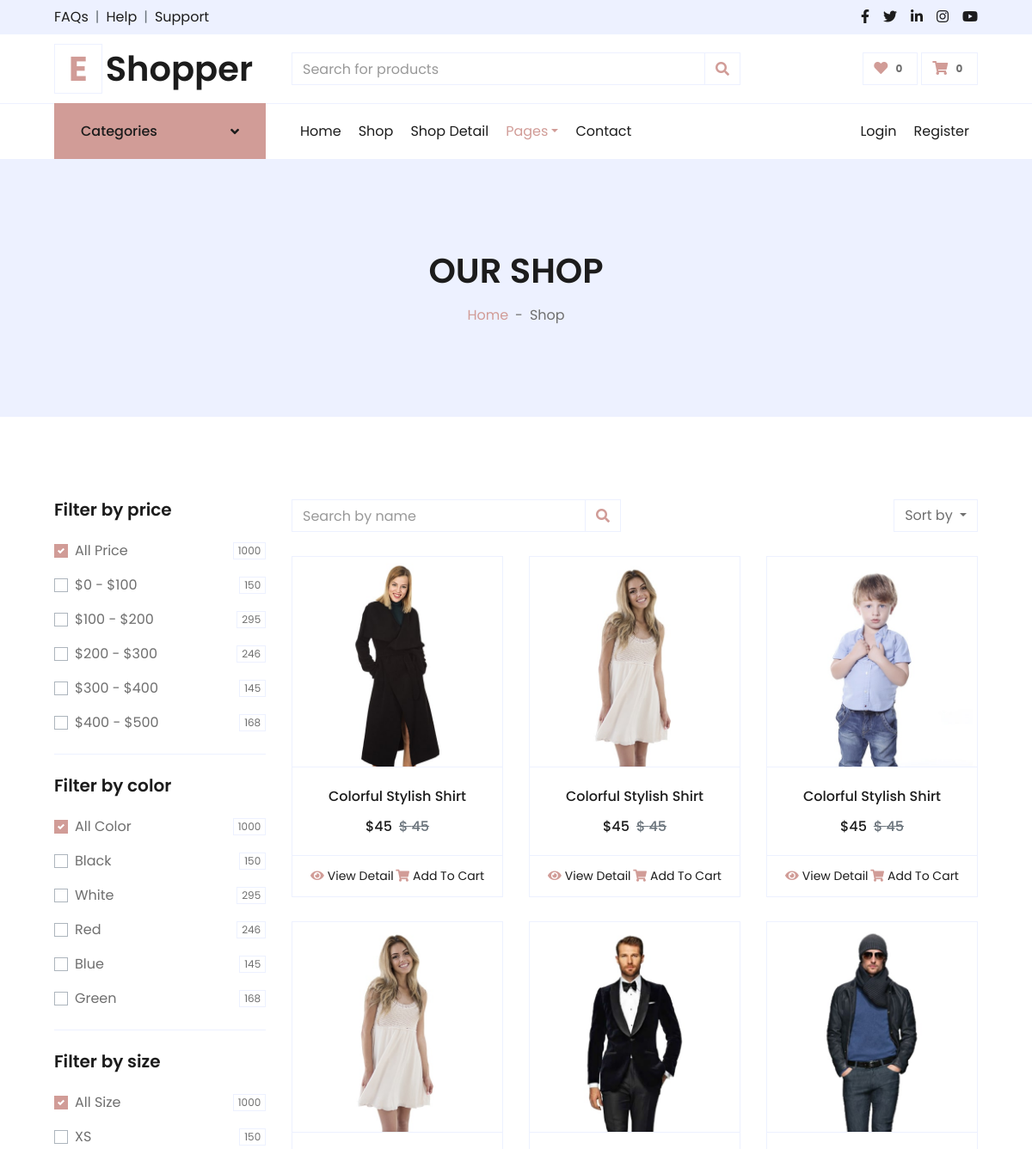
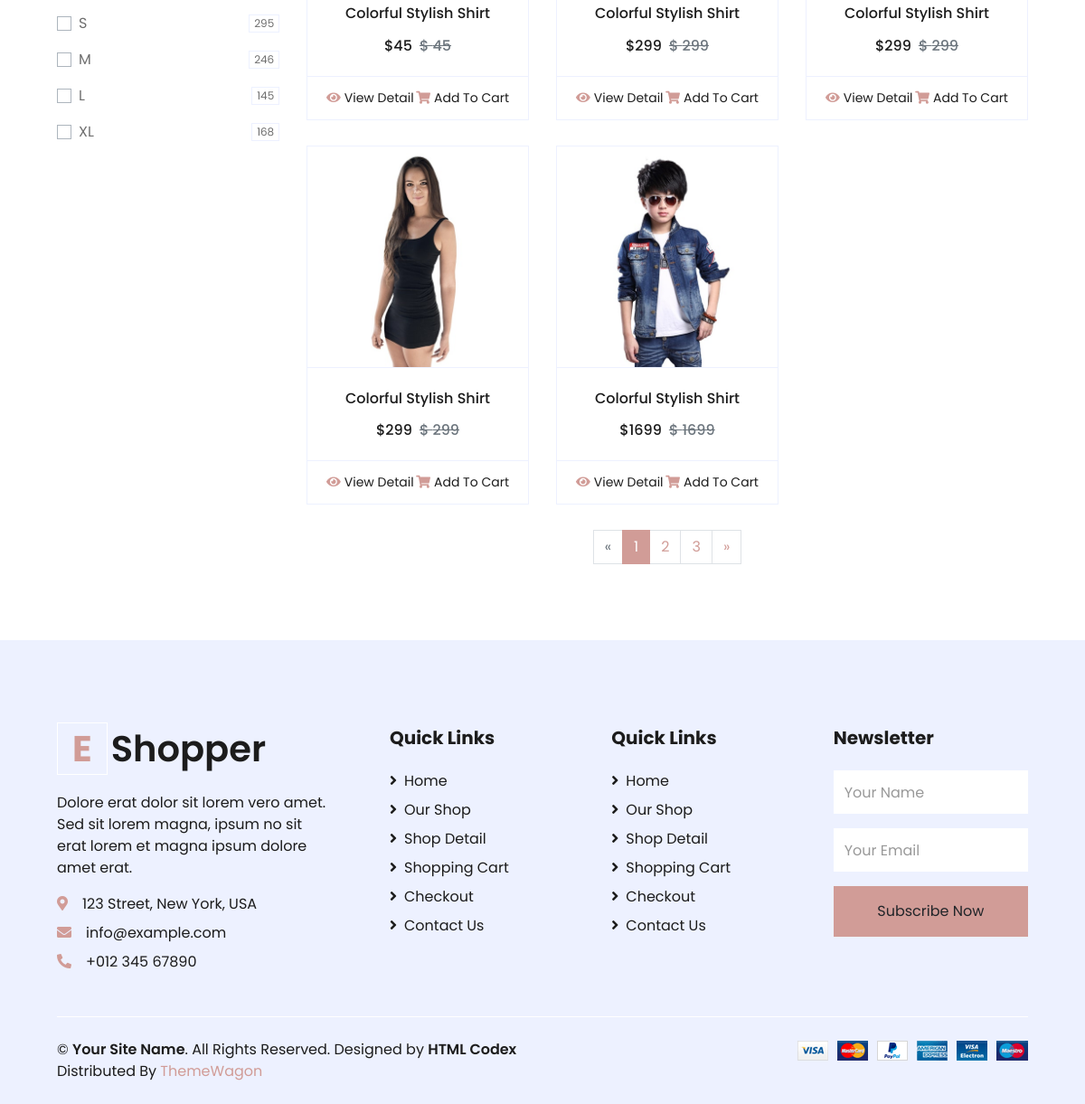
The app's page /shop?order=rating with its own data (2 pictures, top to bottom).
### app/models.py (models this page shows)
class Product(models.Model):
    date = models.DateField()
    popularity = models.IntegerField()
    rating = models.IntegerField()
    name = models.CharField(max_length=50)
    price = models.IntegerField()
    img_name = models.CharField(max_length=100)

### app/views.py (the view)
# urls.py: path('shop',views.shop,name='shop'),
def shop(r):
    try:
        order = r.GET.get('order')
        order_by = r.GET.get("order_by")
        if order_by is None:order_by="year"
        if order is None:order='date'
        if order=="date":
            increasing=True
            products = Product.objects.annotate(year_field=Extract("date",order_by))
            lst_ = []
            for i in products:
                lst_.append({"product":i,"order_by_value":i.year_field})
            lst_ =sorted(lst_,key=lambda d:d["order_by_value"],reverse=increasing)
            i=0
            lst__=[]
            while i<len(products):lst__.append(lst_[i]["product"]);i+=1
            products=lst__
        elif order=="popularity":
            products = Product.objects.order_by("popularity")
            if order_by=="descending":
                products=products.reverse()
        else:
            products=Product.objects.order_by("rating")
            if order_by=="descending":
                products=products.reverse()
        return render(r,'shop.html',{
            "products":products
        })
    except Exception as e:
        return render(r,"shop.html",{
            "products":Product.objects.all()
        })

### app/templates/shop.html (shortened to what this page needs)
{% extends "layout.html" %}
{% load static %}
{% block content %}
    <div class="container-fluid bg-secondary mb-5">
        <div class="d-flex flex-column align-items-center justify-content-center" style="min-height: 300px">
            <h1 class="font-weight-semi-bold text-uppercase mb-3">Our Shop</h1>
            <div class="d-inline-flex">
                <p class="m-0"><a href="{% url "index" %}">Home</a></p>
                <p class="m-0 px-2">-</p>
                <p class="m-0">Shop</p>
            </div>
        </div>
    </div>
    <div class="container-fluid pt-5">
        <div class="row px-xl-5">
            <div class="col-lg-3 col-md-12">
                <div class="border-bottom mb-4 pb-4">
                    <h5 class="font-weight-semi-bold mb-4">Filter by price</h5>
                    <form>
                        <div class="custom-control custom-checkbox d-flex align-items-center justify-content-between mb-3">
                            <label class="custom-control-label" for="price-all">All Price</label>
                            <span class="badge border font-weight-normal">1000</span>
                        </div>
                        <div class="custom-control custom-checkbox d-flex align-items-center justify-content-between mb-3">
                            <label class="custom-control-label" for="price-1">$0 - $100</label>
                            <span class="badge border font-weight-normal">150</span>
                        </div>
                        <div class="custom-control custom-checkbox d-flex align-items-center justify-content-between mb-3">
                            <label class="custom-control-label" for="price-2">$100 - $200</label>
                            <span class="badge border font-weight-normal">295</span>
                        </div>
                        <div class="custom-control custom-checkbox d-flex align-items-center justify-content-between mb-3">
                            <label class="custom-control-label" for="price-3">$200 - $300</label>
                            <span class="badge border font-weight-normal">246</span>
                        </div>
                        <div class="custom-control custom-checkbox d-flex align-items-center justify-content-between mb-3">
                            <label class="custom-control-label" for="price-4">$300 - $400</label>
                            <span class="badge border font-weight-normal">145</span>
                        </div>
                        <div class="custom-control custom-checkbox d-flex align-items-center justify-content-between">
                            <label class="custom-control-label" for="price-5">$400 - $500</label>
                            <span class="badge border font-weight-normal">168</span>
                        </div>
                    </form>
                </div>
                <div class="border-bottom mb-4 pb-4">
                    <h5 class="font-weight-semi-bold mb-4">Filter by color</h5>
                    <form>
                        <div class="custom-control custom-checkbox d-flex align-items-center justify-content-between mb-3">
                            <label class="custom-control-label" for="price-all">All Color</label>
                            <span class="badge border font-weight-normal">1000</span>
                        </div>
                        <div class="custom-control custom-checkbox d-flex align-items-center justify-content-between mb-3">
                            <label class="custom-control-label" for="color-1">Black</label>
                            <span class="badge border font-weight-normal">150</span>
                        </div>
                        <div class="custom-control custom-checkbox d-flex align-items-center justify-content-between mb-3">
                            <label class="custom-control-label" for="color-2">White</label>
                            <span class="badge border font-weight-normal">295</span>
                        </div>
                        <div class="custom-control custom-checkbox d-flex align-items-center justify-content-between mb-3">
                            <label class="custom-control-label" for="color-3">Red</label>
                            <span class="badge border font-weight-normal">246</span>
                        </div>
                        <div class="custom-control custom-checkbox d-flex align-items-center justify-content-between mb-3">
                            <label class="custom-control-label" for="color-4">Blue</label>
                            <span class="badge border font-weight-normal">145</span>
                        </div>
                        <div class="custom-control custom-checkbox d-flex align-items-center justify-content-between">
                            <label class="custom-control-label" for="color-5">Green</label>
                            <span class="badge border font-weight-normal">168</span>
                        </div>
                    </form>
                </div>
                <div class="mb-5">
                    <h5 class="font-weight-semi-bold mb-4">Filter by size</h5>
                    <form>
                        <div class="custom-control custom-checkbox d-flex align-items-center justify-content-between mb-3">
                            <label class="custom-control-label" for="size-all">All Size</label>
                            <span class="badge border font-weight-normal">1000</span>
                        </div>
                        <div class="custom-control custom-checkbox d-flex align-items-center justify-content-between mb-3">
                            <label class="custom-control-label" for="size-1">XS</label>
                            <span class="badge border font-weight-normal">150</span>
                        </div>
                        <div class="custom-control custom-checkbox d-flex align-items-center justify-content-between mb-3">
                            <label class="custom-control-label" for="size-2">S</label>
                            <span class="badge border font-weight-normal">295</span>
                        </div>
                        <div class="custom-control custom-checkbox d-flex align-items-center justify-content-between mb-3">
                            <label class="custom-control-label" for="size-3">M</label>
                            <span class="badge border font-weight-normal">246</span>
                        </div>
                        <div class="custom-control custom-checkbox d-flex align-items-center justify-content-between mb-3">
                            <label class="custom-control-label" for="size-4">L</label>
                            <span class="badge border font-weight-normal">145</span>
                        </div>
                        <div class="custom-control custom-checkbox d-flex align-items-center justify-content-between">
                            <label class="custom-control-label" for="size-5">XL</label>
                            <span class="badge border font-weight-normal">168</span>
                        </div>
                    </form>
                </div>
            </div>
            <div class="col-lg-9 col-md-12">
                <div class="row pb-3">
                    <div class="col-12 pb-1">
                        <div class="d-flex align-items-center justify-content-between mb-4">
                            <form action="">
                                <div class="input-group">
                                    <input type="text" class="form-control" placeholder="Search by name">
                                    <div class="input-group-append">
                                        <span class="input-group-text bg-transparent text-primary">
                                            <i class="fa fa-search"></i>
                                        </span>
                                    </div>
                                </div>
                            </form>
                            <div class="dropdown ml-4">
                                <button class="btn border dropdown-toggle" type="button" id="triggerId" data-toggle="dropdown" aria-haspopup="true"
                                        aria-expanded="false">
                                            Sort by
                                        </button>
                            </div>
                        </div>
                    </div>
                    {% for product in products %}
                        <div class="col-lg-4 col-md-6 col-sm-12 pb-1">
                            <div class="card product-item border-0 mb-4">
                                <div class="card-header product-img position-relative overflow-hidden bg-transparent border p-0">
                                    <img class="img-fluid w-100" src="{% static "img/"|add:product.img_name %}" alt="">
                                </div>
                                <div class="card-body border-left border-right text-center p-0 pt-4 pb-3">
                                    <h6 class="text-truncate mb-3"> {{product.name}} </h6>
                                    <div class="d-flex justify-content-center">
                                        <h6>${{product.price}} </h6><h6 class="text-muted ml-2"><del>$ {{product.price}} </del></h6>
                                    </div>
                                </div>
                                <div class="card-footer d-flex justify-content-between bg-light border">
                                    <a href="" class="btn btn-sm text-dark p-0"><i class="fas fa-eye text-primary mr-1"></i>View Detail</a>
                                    <a href="" class="btn btn-sm text-dark p-0"><i class="fas fa-shopping-cart text-primary mr-1"></i>Add To Cart</a>
                                </div>
                            </div>
                        </div>
                    {% endfor %}
                    <div class="col-12 pb-1">
                        <nav aria-label="Page navigation">
                          <ul class="pagination justify-content-center mb-3">
                            <li class="page-item disabled">
                              <a class="page-link" href="#" aria-label="Previous">
                                <span aria-hidden="true">&laquo;</span>
                              </a>
                            </li>
                            <li class="page-item active"><a class="page-link" href="#">1</a></li>
                            <li class="page-item"><a class="page-link" href="#">2</a></li>
                            <li class="page-item"><a class="page-link" href="#">3</a></li>
                            <li class="page-item">
                              <a class="page-link" href="#" aria-label="Next">
                                <span aria-hidden="true">&raquo;</span>
                              </a>
                            </li>
                          </ul>
                        </nav>
                    </div>
                </div>
            </div>
        </div>
    </div>
{% endblock content %}

### records on screen
Product: img_name (picture), name "Colorful Stylish Shirt", price "45"
Product: img_name (picture), name "Colorful Stylish Shirt", price "45"
Product: img_name (picture), name "Colorful Stylish Shirt", price "45"
Product: img_name (picture), name "Colorful Stylish Shirt", price "45"
Product: img_name (picture), name "Colorful Stylish Shirt", price "299"
Product: img_name (picture), name "Colorful Stylish Shirt", price "299"
Product: img_name (picture), name "Colorful Stylish Shirt", price "299"
Product: img_name (picture), name "Colorful Stylish Shirt", price "1699"
